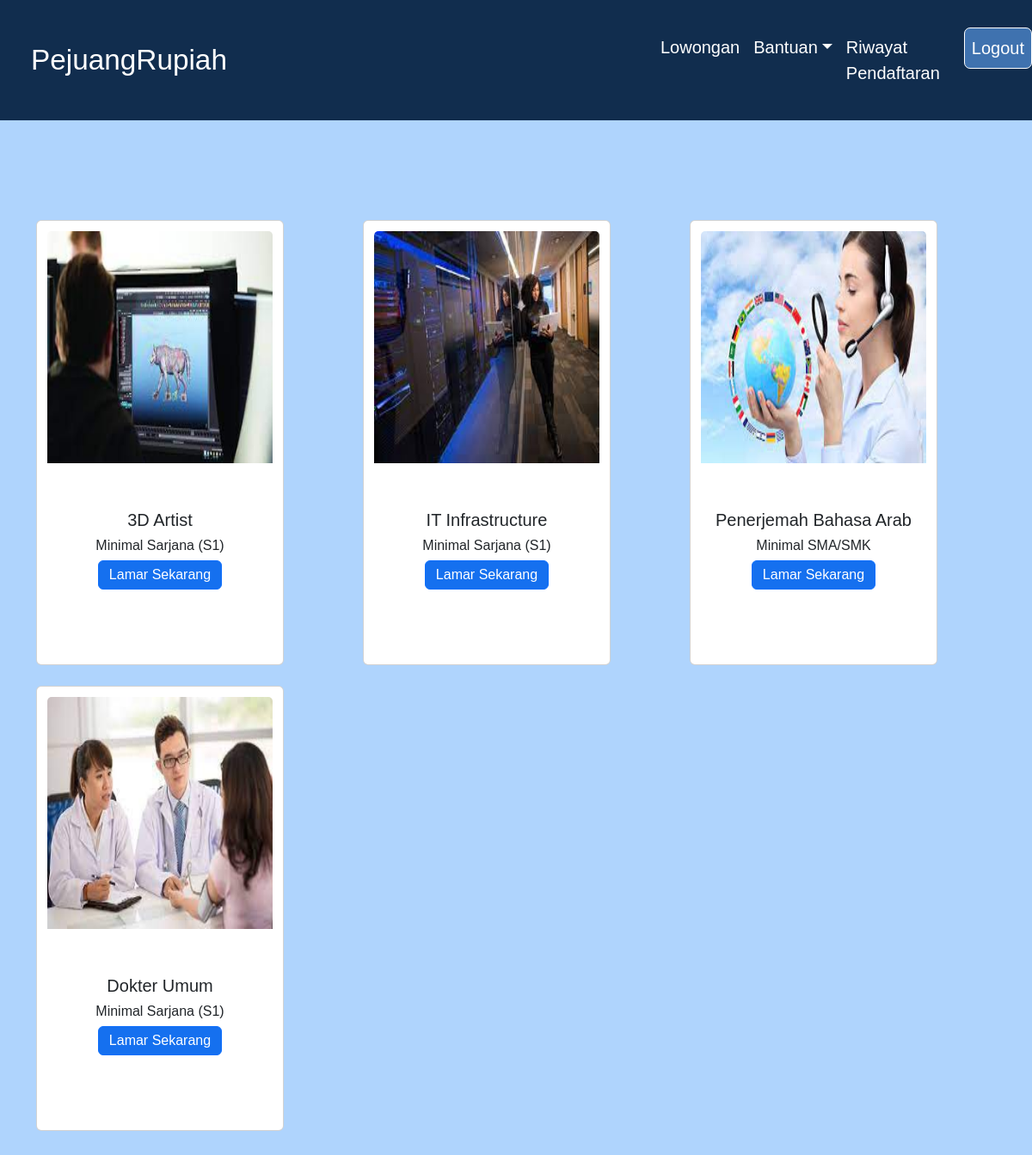
/index_user.php (signed in), run on the app's committed database.
### tables this page shows
CREATE TABLE `lowongan` (
  `lowonganid` int(11) NOT NULL,
  `name` varchar(200) NOT NULL,
  `lulusan` varchar(50) NOT NULL,
  `foto` text NOT NULL
);

### index_user.php (the view, shortened to what this page needs)
<html>
<head>
	<link href="https://cdn.jsdelivr.net/npm/bootstrap@5.2.1/dist/css/bootstrap.min.css" rel="stylesheet">
</head>
<body style="height: 70%; margin-bottom: 5%;background-color: #afd4fd; ">
	<nav class="navbar navbar-expand-lg" style="background-color: #112D4E; margin-bottom: 100px;" >
		  <div class="container-fluid" style="padding:2% 0 2% 0%; font-size: 15pt">
		    <a class="navbar-brand" href="#" style="color: white; padding-left: 3%;font-size: 25pt;">PejuangRupiah</a>
		    <div class="collapse navbar-collapse" id="navbarNavDropdown" style="padding-left: 40%">
		      <ul class="navbar-nav">
		        <li class="nav-item">
		          <a class="nav-link" href="index_user.php" style="color: white">Lowongan</a>
		        </li>
		        <li class="nav-item dropdown">
		          <a class="nav-link dropdown-toggle" href="#" role="button" data-bs-toggle="dropdown" aria-expanded="false" style="color: white">Bantuan</a>
		        </li>
		        <li class="nav-item">
		          <a class="nav-link" href="lamaran.php" style="color: white">Riwayat Pendaftaran</a>
		        </li>
		       <li class="nav-item">
		        	<a class="nav-link" href="logout.php" style="margin-left:5px  ;color: white; background-color:#3F72AF; border:1px solid white; border-radius: 7px;">Logout</a>
		        </li>
		      </ul>
		    </div>
		  </div>
		</nav>
<div id="produk">
        <div class="p-3 m-0 border-0">
            <div class="container text-center">
                <div class="row">
                    <?php
                    include('koneksi.php');
                    $sql   = "SELECT * FROM lowongan";
                    $query  = mysqli_query($connect, $sql);
                    while ($data = mysqli_fetch_array($query)) {
                    ?>
                        <div class="col">
                            <div class="card" style="width: 18rem;">
                                <div class="m-2 p-1" style="height:270px;">
                                    <img src="foto/<?php echo $data['foto']; ?>" class="card-img-top" width="150" height = "270">
                                </div>
                                <div class="card-body" style="height:230px;padding-top: 50px;">
                                    <h5 class="card-title"><?= $data['name']; ?></h5>
                                    <h6 class="card-title"><?= $data['lulusan']; ?></h6>
                                            <button type="button" class="btn btn-primary pt-1 pb-1" data-bs-toggle="modal" data-bs-target="#staticBackdrop<?= $data['lowonganid']; ?>" style="background-color: #1570ef;">
                                        Lamar Sekarang </button>
                                </div>
                            </div>
                            <br>
                        </div>
                    <?php } ?>
                </div>
            </div>
        </div>
    </div>
</body>
</html>

### index_user.php (style rules this page uses)
* { font-family: 'Arial'; }

### data on the page
lowongan: foto (picture), name "3D Artist", lulusan "Minimal Sarjana (S1)"
lowongan: foto (picture), name "IT Infrastructure", lulusan "Minimal Sarjana (S1)"
lowongan: foto (picture), name "Penerjemah Bahasa Arab", lulusan "Minimal SMA/SMK"
lowongan: foto (picture), name "Dokter Umum", lulusan "Minimal Sarjana (S1)"
